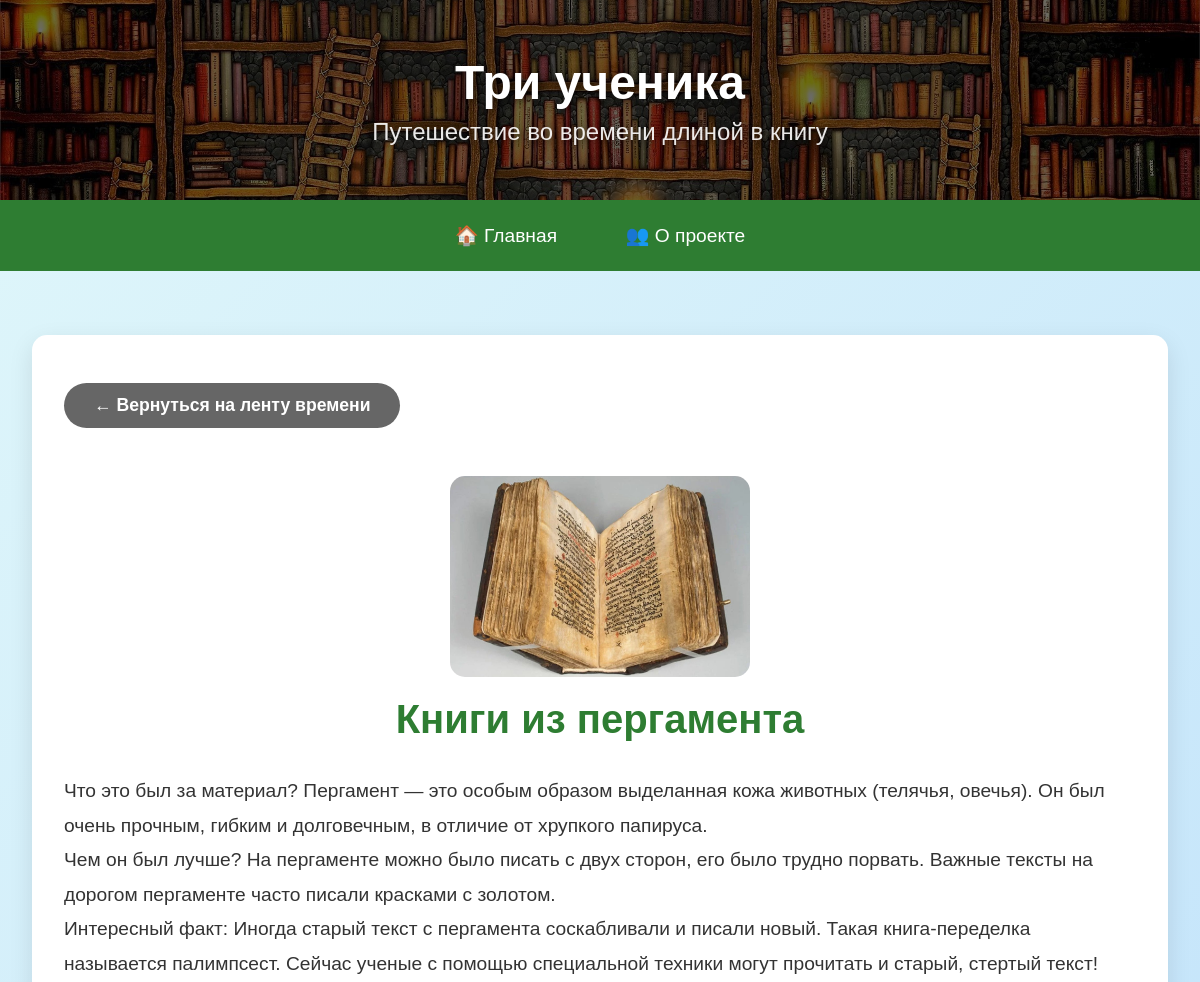
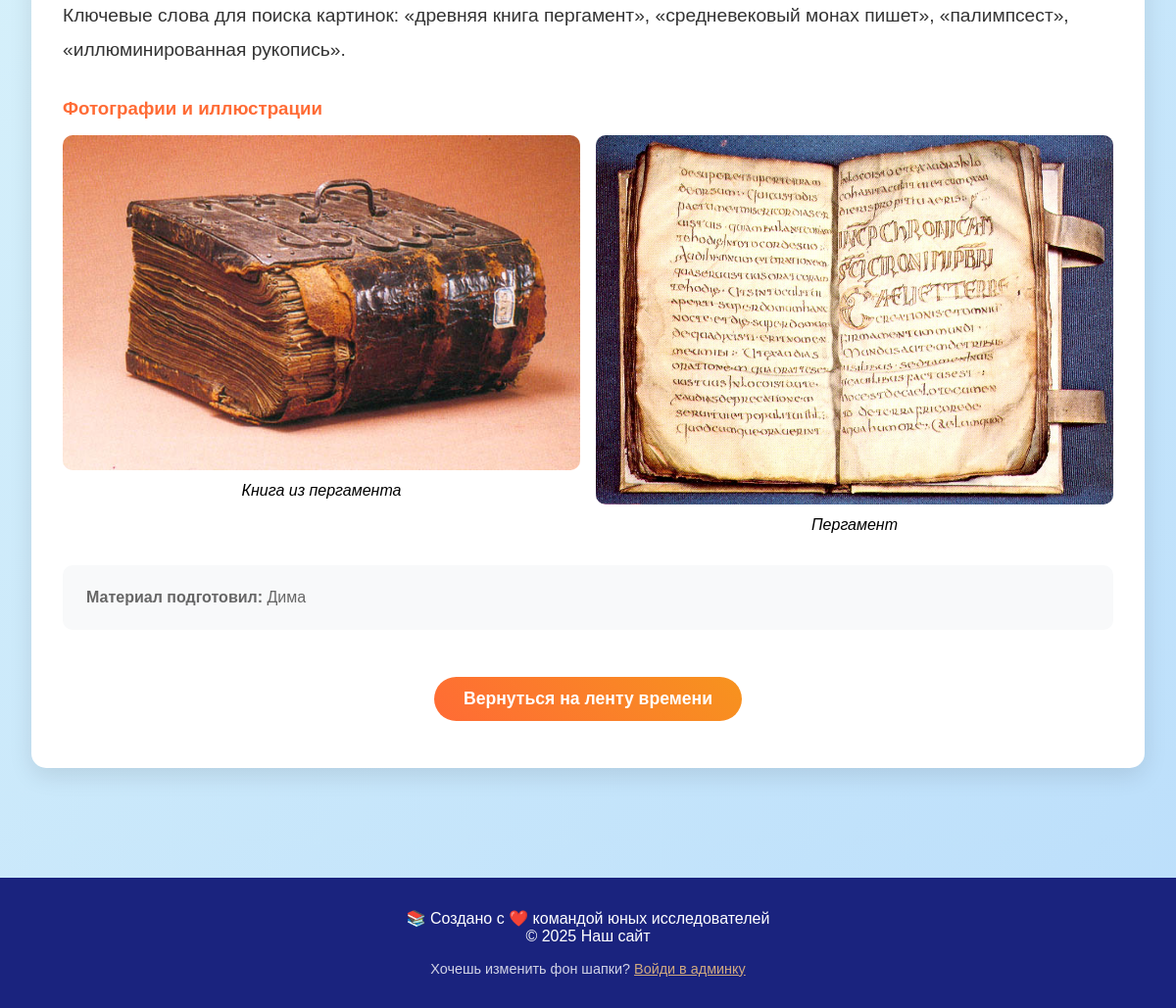
/eras/4/, run on the app's committed database (2 pictures, top to bottom).
### timeline/models.py (models this page shows, shortened)
class SiteSettings(models.Model):
    site_name = models.CharField(max_length=200, default="КНИГАtime")
    site_subtitle = models.CharField(max_length=300, default="Путешествие во времени длиной в книгу")
    header_background = models.ImageField(
        upload_to='site_settings/',
        default='default_header.jpg',
        verbose_name="Фон шапки"
    )
    updated_at = models.DateTimeField(auto_now=True)
    class Meta:
        verbose_name = "Настройки сайта"
        verbose_name_plural = "Настройки сайта"
    @classmethod
    def load(cls):
        obj, created = cls.objects.get_or_create(pk=1)
        return obj

### eras/models.py (models this page shows, shortened)
class Era(models.Model):
    title = models.CharField(max_length=200)
    slug = models.SlugField(unique=True)
    description = models.TextField()
    image = models.ImageField(upload_to='eras/')
    order = models.IntegerField(default=0)
    class Meta:
        ordering = ['order']

class EraPage(models.Model):
    era = models.OneToOneField(Era, on_delete=models.CASCADE)
    content = models.TextField()
    images = models.ManyToManyField('EraImage')
    created_by = models.CharField(max_length=100)

class EraImage(models.Model):
    title = models.CharField(max_length=200)
    image = models.ImageField(upload_to='era_images/')
    description = models.TextField(blank=True)

### eras/views.py (the view)
# urls.py: path('eras/', include('eras.urls')),  # оставляем только era_detail
def era_detail(request, slug):
    era = get_object_or_404(Era, slug=slug)
    era_page = get_object_or_404(EraPage, era=era)
    return render(request, 'eras/era_detail.html', {
        'era': era,
        'era_page': era_page
    })

### timeline/context_processors.py (called while the page is built)
def site_settings(request):
    return {'site_settings': SiteSettings.load()}

### templates/eras/era_detail.html (shortened to what this page needs)
{% extends 'base.html' %}
{% block content %}
<div class="page-content">
    <a href="{% url 'home' %}" class="button" style="background: #666;">← Вернуться на ленту времени</a>
    <div style="text-align: center; margin: 2rem 0;">
        {% if era.image %}
        <img src="{{ era.image.url }}" alt="{{ era.title }}" style="max-width: 300px; border-radius: 15px; margin-bottom: 1rem;">
        {% endif %}
        <h1 style="color: #2e7d32; font-size: 2.5rem;">{{ era.title }}</h1>
    </div>
    <div style="font-size: 1.2rem; line-height: 1.8; color: #333;">
        {{ era_page.content|linebreaks }}
    </div>
    {% if era_page.images.all %}
    <div style="margin: 2rem 0;">
        <h3 style="color: #ff6b35; margin-bottom: 1rem;">Фотографии и иллюстрации</h3>
        <div style="display: grid; grid-template-columns: repeat(auto-fit, minmax(200px, 1fr)); gap: 1rem;">
            {% for image in era_page.images.all %}
            <div style="text-align: center;">
                <img src="{{ image.image.url }}" alt="{{ image.title }}" style="max-width: 100%; border-radius: 10px;">
                <p style="margin-top: 0.5rem; font-style: italic;">{{ image.title }}</p>
            </div>
            {% endfor %}
        </div>
    </div>
    {% endif %}
    <div style="background: #f8f9fa; padding: 1.5rem; border-radius: 10px; margin-top: 2rem;">
        <p style="margin: 0; color: #666;">
            <strong>Материал подготовил:</strong> {{ era_page.created_by }}
        </p>
    </div>
    <div style="text-align: center; margin-top: 2rem;">
        <a href="{% url 'home' %}" class="button">Вернуться на ленту времени</a>
    </div>
</div>
{% endblock %}

### templates/base.html (shortened to what this page needs)
<!DOCTYPE html>
<html lang="ru">
<head>
</head>
<body>
    <header class="header">
        <h1>{{ site_settings.site_name|default:"Три ученика" }}</h1>
        <div class="subtitle">{{ site_settings.site_subtitle|default:"Путешествие во времени длиной в книгу" }}</div>
    </header>
    <nav class="nav">
        <a href="{% url 'home' %}">🏠 Главная</a>
        <a href="{% url 'about' %}">👥 О проекте</a>
    </nav>
    <main class="container">
        {% block content %}
        {% endblock %}
    </main>
    <footer class="footer">
        <p>📚 Создано с ❤️ командой юных исследователей</p>
        <p>© 2025 Наш сайт</p>
        {% if not user.is_staff %}
        <p style="margin-top: 1rem; font-size: 0.9rem; opacity: 0.8;">
            Хочешь изменить фон шапки? <a href="/admin/" style="color: #ffcc80;">Войди в админку</a>
        </p>
        {% endif %}
    </footer>
</body>
</html>

### data on the page
SiteSettings: site_name "Три ученика", site_subtitle "Путешествие во времени длиной в книгу"
Era: image (picture), title "Книги из пергамента"
EraPage: content "Что это был за материал? Пергамент — это особым образом выделанная кожа животных (телячья, овечья). Он был очень прочным, гибким и долговечным, в отличие от хрупкого папируса. Чем он был лучше? На пергаменте можно было писать с двух сторон, его было трудно порвать. Важные тексты на дорогом пергаменте часто писали красками с золотом. Интересный факт: Иногда старый текст с пергамента соскабливали и писали новый. Такая книга-переделка называется палимпсест. Сейчас ученые с помощью специальной техники могут прочитать и старый, стертый текст! Ключевые слова для поиска картинок: «древняя книга пергамент», «средневековый монах пишет», «палимпсест», «иллюминированная рукопись».", created_by "Дима"
EraImage: image (picture), title "Книга из пергамента"
EraImage: image (picture), title "Пергамент"
